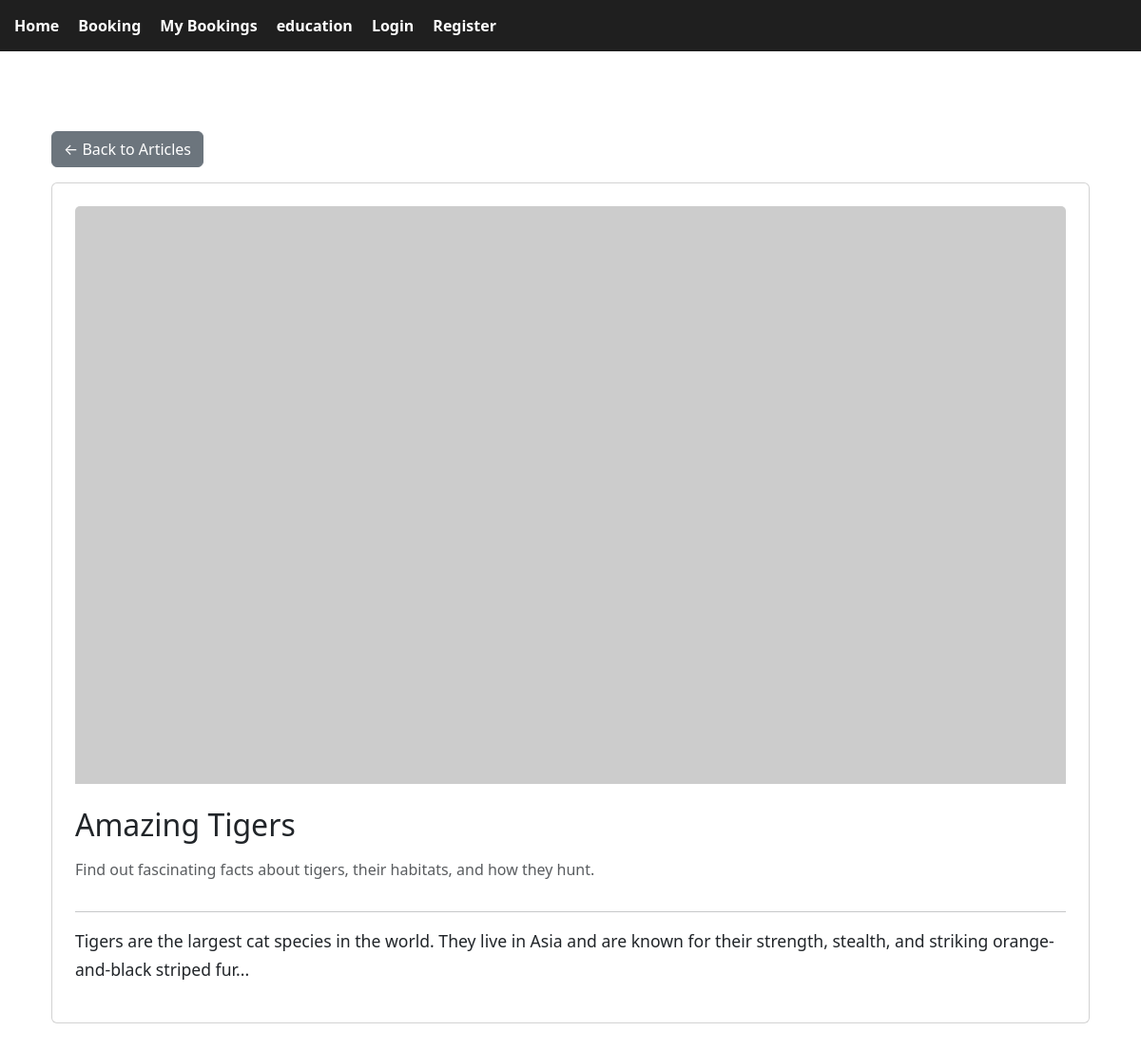
The app's page /article/1 with its own data.
### tables this page shows
CREATE TABLE education (
        id INTEGER PRIMARY KEY AUTOINCREMENT,
        title TEXT NOT NULL,
        summary TEXT,
        image TEXT,
        content TEXT
    );

### app.py (the view)
@app.route("/article/<int:article_id>")
def article_detail(article_id):
    db = get_db()
    db.row_factory = sqlite3.Row
    c = db.cursor()
    article = c.execute("""
        SELECT * FROM education WHERE id=?
    """, (article_id,)).fetchone()
    if article is None:
        return "Article not found", 404
    return render_template("article_detail.html", article=article)

### app.py (called while the page is built)
def get_db():
    return sqlite3.connect("booking.db", check_same_thread=False)

### templates/article_detail.html
{% extends "base.html" %}
{% block content %}
<div class="container mt-4">
    <a href="/education" class="btn btn-secondary mb-3">← Back to Articles</a>
    <div class="card p-4">
        <img src="{{ article['image'] or 'https://via.placeholder.com/800x400' }}"
             class="card-img-top mb-4"
             alt="{{ article['title'] }}">
        <h2 class="mb-3">{{ article['title'] }}</h2>
        <p class="text-muted">{{ article['summary'] }}</p>
        <hr>
        <p style="font-size: 1.1rem; line-height: 1.7;">
            {{ article['content'] }}
        </p>
    </div>
</div>
{% endblock %}

### static/styles.css (style rules this page uses)
body { font-family: Arial, sans-serif; margin: 0; }
.container { padding: 30px; }
body { font-family: Calibri, sans-serif; }

### records on screen
education: title "Amazing Tigers", summary "Find out fascinating facts about tigers, their habitats, and how they hunt.", content "Tigers are the largest cat species in the world. They live in Asia and are known for their strength, stealth, and striking orange-and-black striped fur..."
